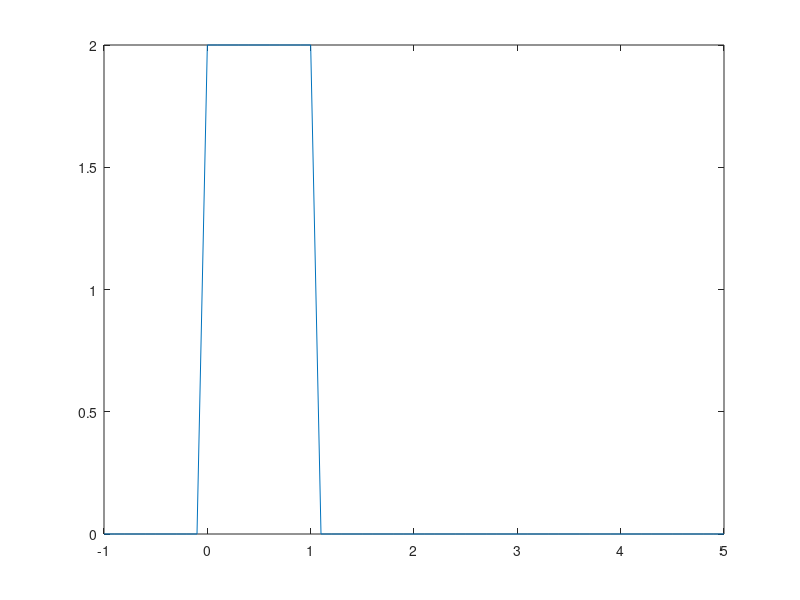

Recreate this plot in MATLAB.
clear;
x=-1:0.1:5;
for j=1:1:length(x)
    if((x(j)>=0)&&(x(j)<=1))
      y(j)=2;
    else
      y(j)=0;
    endif;
endfor;
plot(x, y)

